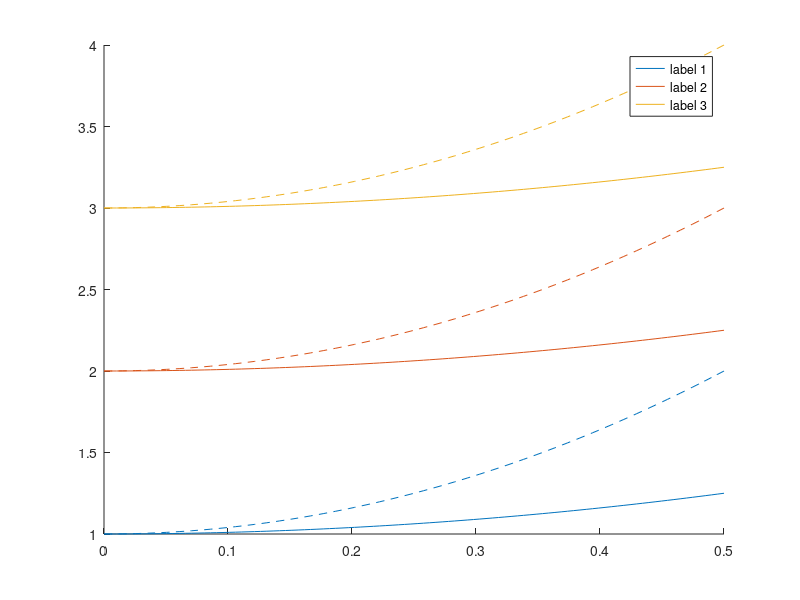

Recreate this plot in MATLAB. (Note: this script raises an error after producing the figure.)
x = linspace(0,0.5);
for i = 1:3
    y1(i,:) = x.^2 + i;
    y2(i,:) = (2*x).^2 + i;
end
hold on
plot(x,y1,'-')
set(gca,'ColorOrderIndex',1)
plot(x,y2,'--')
[lh, labelhandles] = legend({'label 1','label 2','label 3'});
labelhandles(5).LineStyle = '--';
labelhandles(4).YData = [0.83 0.83];
labelhandles(5).XData = [0.0460 0.5057]; labelhandles(5).YData = [0.760 0.760];
